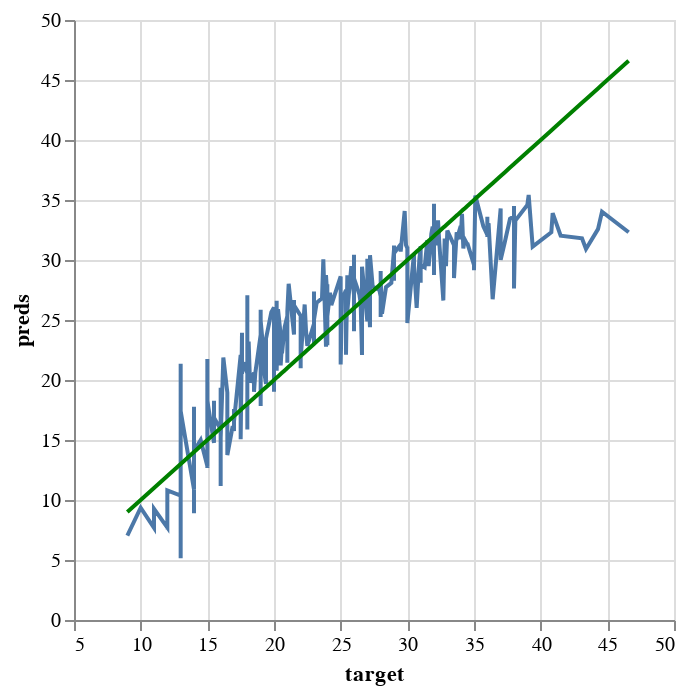

The notebook cell saved with this chart:
### Code cell
# Solution
perfect_test = alt.Chart(pd.DataFrame({'target': y_train, 'preds': y_train})).mark_line(color='green').encode(
    x='target',
    y='preds'
)

pred_chart_test = alt.Chart(pd.DataFrame({'target': y_train, 'preds': y_train_preds_3})).mark_line().encode(
    x='target',
    y='preds'
  )

pred_chart_test + perfect_test

### Figure 1 — Vega-Lite specification as saved in the notebook (floating-point values rounded to 4 significant figures; data arrays with more than 128 entries replaced by an {"elided": "..."} marker saying what was removed)
{"config": {"view": {"continuousWidth": 300, "continuousHeight": 300}}, "layer": [{"data": {"name": "data-31dcc375a0628f83673d7b818fe8a905"}, "mark": {"type": "line"}, "encoding": {"x": {"field": "target", "type": "quantitative"}, "y": {"field": "preds", "type": "quantitative"}}}, {"data": {"name": "data-98800040c4ddab3c7c1c73d84379a6b4"}, "mark": {"type": "line", "color": "green"}, "encoding": {"x": {"field": "target", "type": "quantitative"}, "y": {"field": "preds", "type": "quantitative"}}}], "$schema": "https://vega.github.io/schema/vega-lite/v5.20.1.json", "datasets": {"data-31dcc375a0628f83673d7b818fe8a905": {"elided": "318 records"}, "data-98800040c4ddab3c7c1c73d84379a6b4": {"elided": "318 records"}}}
